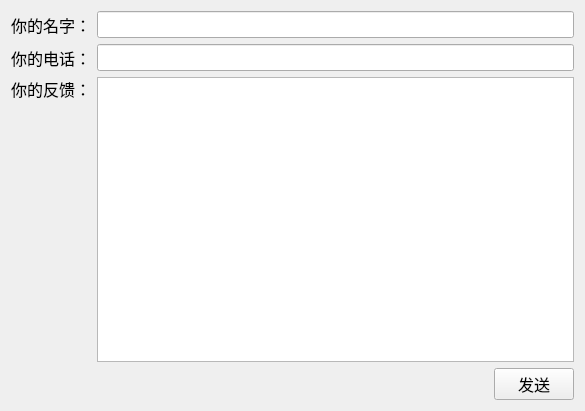
<?xml version="1.0" encoding="UTF-8"?>
<ui version="4.0">
 <class>feedback</class>
 <widget class="QWidget" name="feedback">
  <property name="geometry">
   <rect>
    <x>0</x>
    <y>0</y>
    <width>585</width>
    <height>411</height>
   </rect>
  </property>
  <property name="windowTitle">
   <string>Form</string>
  </property>
  <layout class="QVBoxLayout" name="verticalLayout_2">
   <item>
    <layout class="QHBoxLayout" name="horizontalLayout">
     <item>
      <widget class="QLabel" name="label_2">
       <property name="font">
        <font>
         <family>Adobe 黑体 Std R</family>
         <pointsize>12</pointsize>
        </font>
       </property>
       <property name="text">
        <string>你的名字：</string>
       </property>
      </widget>
     </item>
     <item>
      <widget class="QLineEdit" name="name_lineEdit">
       <property name="font">
        <font>
         <pointsize>12</pointsize>
        </font>
       </property>
      </widget>
     </item>
    </layout>
   </item>
   <item>
    <layout class="QHBoxLayout" name="horizontalLayout_2">
     <item>
      <widget class="QLabel" name="label">
       <property name="font">
        <font>
         <family>Adobe 黑体 Std R</family>
         <pointsize>12</pointsize>
        </font>
       </property>
       <property name="text">
        <string>你的电话：</string>
       </property>
      </widget>
     </item>
     <item>
      <widget class="QLineEdit" name="teletphone_lineEdit">
       <property name="font">
        <font>
         <pointsize>12</pointsize>
        </font>
       </property>
      </widget>
     </item>
    </layout>
   </item>
   <item>
    <layout class="QHBoxLayout" name="horizontalLayout_3">
     <item>
      <layout class="QVBoxLayout" name="verticalLayout">
       <item>
        <widget class="QLabel" name="label_3">
         <property name="font">
          <font>
           <family>Adobe 黑体 Std R</family>
           <pointsize>12</pointsize>
          </font>
         </property>
         <property name="text">
          <string>你的反馈：</string>
         </property>
        </widget>
       </item>
       <item>
        <spacer name="verticalSpacer">
         <property name="orientation">
          <enum>Qt::Vertical</enum>
         </property>
         <property name="sizeHint" stdset="0">
          <size>
           <width>20</width>
           <height>40</height>
          </size>
         </property>
        </spacer>
       </item>
      </layout>
     </item>
     <item>
      <widget class="QTextEdit" name="feedback_textEdit">
       <property name="font">
        <font>
         <pointsize>12</pointsize>
        </font>
       </property>
      </widget>
     </item>
    </layout>
   </item>
   <item>
    <layout class="QHBoxLayout" name="horizontalLayout_4">
     <item>
      <spacer name="horizontalSpacer">
       <property name="orientation">
        <enum>Qt::Horizontal</enum>
       </property>
       <property name="sizeHint" stdset="0">
        <size>
         <width>40</width>
         <height>20</height>
        </size>
       </property>
      </spacer>
     </item>
     <item>
      <widget class="QPushButton" name="send_btn">
       <property name="font">
        <font>
         <family>Adobe 黑体 Std R</family>
         <pointsize>12</pointsize>
        </font>
       </property>
       <property name="text">
        <string>发送</string>
       </property>
      </widget>
     </item>
    </layout>
   </item>
  </layout>
 </widget>
 <resources/>
 <connections/>
</ui>
